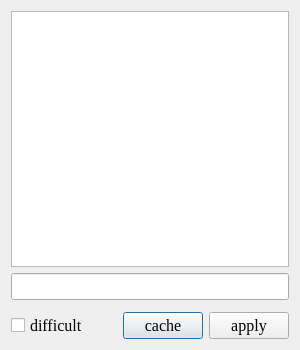
<?xml version="1.0" encoding="UTF-8"?>
<ui version="4.0">
 <class>Dialog_Choice_Label</class>
 <widget class="QDialog" name="Dialog_Choice_Label">
  <property name="geometry">
   <rect>
    <x>0</x>
    <y>0</y>
    <width>300</width>
    <height>350</height>
   </rect>
  </property>
  <property name="font">
   <font>
    <family>Times New Roman</family>
    <pointsize>12</pointsize>
    <weight>50</weight>
    <italic>false</italic>
    <bold>false</bold>
   </font>
  </property>
  <property name="windowTitle">
   <string>Choice Label</string>
  </property>
  <layout class="QVBoxLayout" name="verticalLayout">
   <property name="spacing">
    <number>6</number>
   </property>
   <item>
    <widget class="QListWidget" name="listWidget_category"/>
   </item>
   <item>
    <widget class="QLineEdit" name="lineEdit_category">
     <property name="readOnly">
      <bool>true</bool>
     </property>
    </widget>
   </item>
   <item>
    <widget class="QWidget" name="widget" native="true">
     <layout class="QHBoxLayout" name="horizontalLayout_2">
      <property name="spacing">
       <number>0</number>
      </property>
      <property name="leftMargin">
       <number>0</number>
      </property>
      <property name="topMargin">
       <number>0</number>
      </property>
      <property name="rightMargin">
       <number>0</number>
      </property>
      <property name="bottomMargin">
       <number>0</number>
      </property>
     </layout>
    </widget>
   </item>
   <item>
    <layout class="QHBoxLayout" name="horizontalLayout">
     <item>
      <layout class="QHBoxLayout" name="horizontalLayout_3">
       <item>
        <widget class="QCheckBox" name="checkBox_difficult">
         <property name="text">
          <string>difficult</string>
         </property>
        </widget>
       </item>
      </layout>
     </item>
     <item>
      <spacer name="horizontalSpacer">
       <property name="orientation">
        <enum>Qt::Horizontal</enum>
       </property>
       <property name="sizeHint" stdset="0">
        <size>
         <width>40</width>
         <height>20</height>
        </size>
       </property>
      </spacer>
     </item>
     <item>
      <widget class="QPushButton" name="pushButton_cache">
       <property name="minimumSize">
        <size>
         <width>80</width>
         <height>0</height>
        </size>
       </property>
       <property name="maximumSize">
        <size>
         <width>80</width>
         <height>16777215</height>
        </size>
       </property>
       <property name="text">
        <string>cache</string>
       </property>
       <property name="icon">
        <iconset resource="../icon.qrc">
         <normaloff>:/icons/icons/关闭_close-one.svg</normaloff>:/icons/icons/关闭_close-one.svg</iconset>
       </property>
      </widget>
     </item>
     <item>
      <widget class="QPushButton" name="pushButton_apply">
       <property name="minimumSize">
        <size>
         <width>80</width>
         <height>0</height>
        </size>
       </property>
       <property name="maximumSize">
        <size>
         <width>80</width>
         <height>16777215</height>
        </size>
       </property>
       <property name="text">
        <string>apply</string>
       </property>
       <property name="icon">
        <iconset resource="../icon.qrc">
         <normaloff>:/icons/icons/校验_check-one.svg</normaloff>:/icons/icons/校验_check-one.svg</iconset>
       </property>
      </widget>
     </item>
    </layout>
   </item>
  </layout>
 </widget>
 <resources>
  <include location="../icon.qrc"/>
 </resources>
 <connections/>
</ui>
